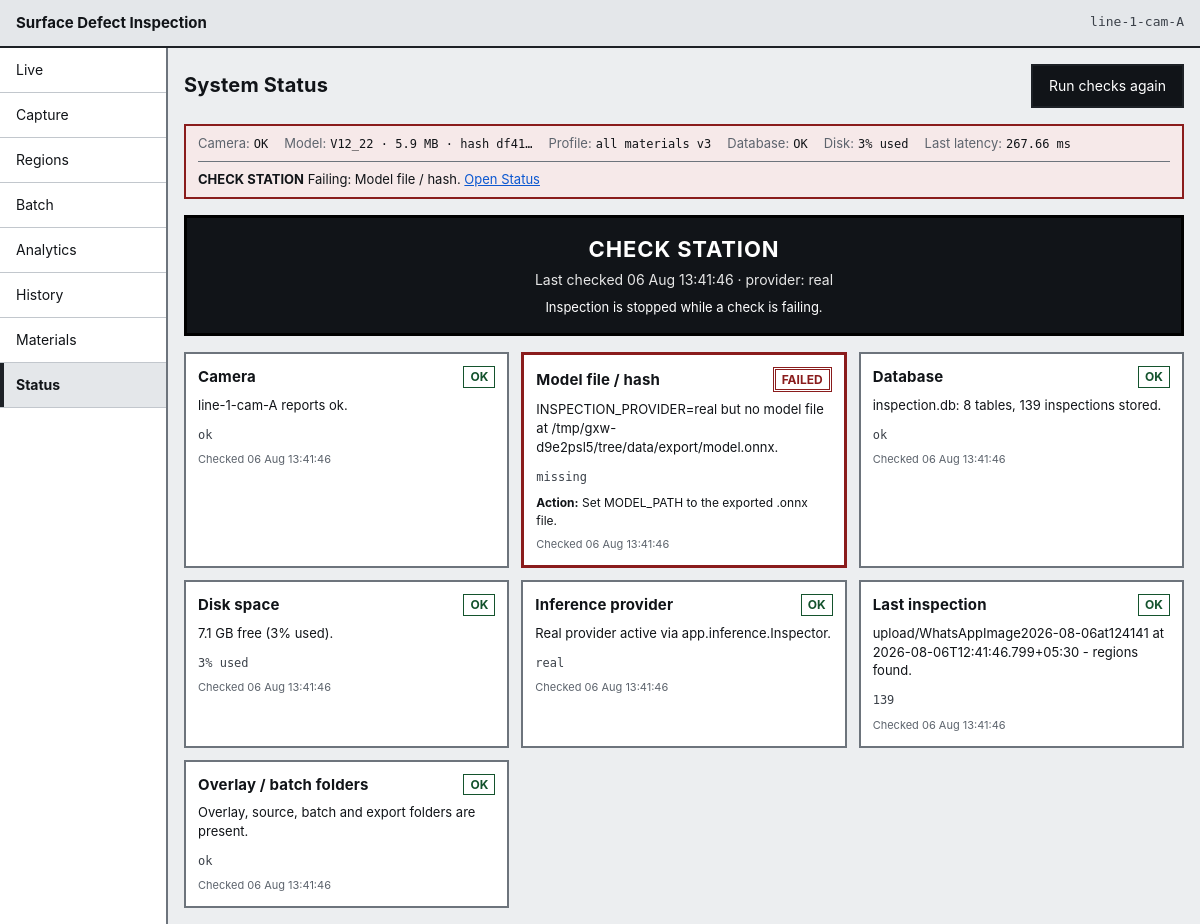
Page /status on the committed database.
### tables this page shows
CREATE TABLE station (
    station_id    INTEGER PRIMARY KEY AUTOINCREMENT,
    station_code  TEXT NOT NULL UNIQUE,
    line_code     TEXT NOT NULL,
    mm_per_pixel  REAL,               -- NULL until the station is calibrated
    camera_status TEXT NOT NULL DEFAULT 'ok',
    created_at    TEXT NOT NULL
);

CREATE TABLE model_version (
    model_version_id INTEGER PRIMARY KEY AUTOINCREMENT,
    file_name        TEXT NOT NULL,
    version          TEXT NOT NULL,
    artefact_sha256  TEXT NOT NULL UNIQUE,
    parameter_count  INTEGER,
    size_mb          REAL,
    precision        TEXT,
    latency_ms       REAL,
    created_at       TEXT NOT NULL,
    is_active        INTEGER NOT NULL DEFAULT 0 CHECK (is_active IN (0, 1))
);

CREATE TABLE inspection (
    inspection_id      INTEGER PRIMARY KEY AUTOINCREMENT,
    station_id         INTEGER NOT NULL REFERENCES station (station_id),
    profile_id         INTEGER NOT NULL REFERENCES profile (profile_id),
    model_version_id   INTEGER NOT NULL REFERENCES model_version (model_version_id),
    material_id        INTEGER REFERENCES material (material_id),
    batch_run_id       INTEGER REFERENCES batch_run (batch_run_id),
    image_sha256       TEXT,
    product_id         TEXT,
    captured_at        TEXT NOT NULL,
    processed_at       TEXT NOT NULL,
    status             TEXT NOT NULL CHECK (status IN (
                           'regions_found', 'clean',
                           'acquisition_failure', 'processing_failure')),
    region_count       INTEGER NOT NULL DEFAULT 0,
    latency_ms         REAL,
    source_image_path  TEXT,
    overlay_image_path TEXT,
    error_code         TEXT,
    error_message      TEXT
);

### app/routes/pages.py (the view)
@router.get("/status", response_class=HTMLResponse)
def status_page(
    request: Request,
    conn: sqlite3.Connection = Depends(get_db),
    settings: Settings = Depends(settings_dep),
) -> HTMLResponse:
    context = _base_context(request, conn, settings, "status")
    context.update({"status": status_service.run_checks(conn, settings)})
    return _templates(request).TemplateResponse(request, "status.html", context)

### app/templates/status.html (shortened to what this page needs)
{% extends "base.html" %}
{% block heading %}System Status{% endblock %}
{% block header_extra %}
<form method="post" action="/api/status/check" id="recheck-form">
  <button type="submit" class="button button--primary" id="run-checks">Run checks again</button>
</form>
{% endblock %}
{% block content %}
<div class="banner banner--{{ 'clean' if status.overall == 'ok' else ('check_station' if status.overall == 'failed' else 'could_not_process') }}" role="status">
  <p class="banner__headline">{{ status.overall_label }}</p>
  <p class="banner__detail">Last checked {{ status.checked_at|short_time }} &middot; provider: {{ status.provider }}</p>
  {% if status.blocks_inspection %}
  <p class="banner__reason">Inspection is stopped while a check is failing.</p>
  {% endif %}
</div>
<section class="status-grid" aria-label="Checks" id="status-grid">
  {% for check in status.checks %}
  <article class="check check--{{ check.state }}">
    <header class="check__header">
      <h2 class="check__title">{{ check.label }}</h2>
      <span class="status status--check-{{ check.state }}">{{ check.state_label }}</span>
    </header>
    <p class="check__detail">{{ check.detail }}</p>
    {% if check.value %}<p class="check__value mono">{{ check.value }}</p>{% endif %}
    {% if check.action %}<p class="check__action"><strong>Action:</strong> {{ check.action }}</p>{% endif %}
    <p class="check__time">Checked {{ check.checked_at|short_time }}</p>
  </article>
  {% endfor %}
</section>
{% endblock %}

### app/templates/base.html (shortened to what this page needs)
<!DOCTYPE html>
<html lang="en">
<head>
  <link rel="stylesheet" href="/static/css/base.css">
  <link rel="stylesheet" href="/static/css/layout.css">
  <link rel="stylesheet" href="/static/css/components.css">
  <link rel="stylesheet" href="/static/css/responsive.css">
</head>
<body data-screen="{{ active }}">
  <header class="app-bar">
    <span class="app-bar__title">{{ app_title }}</span>
    <span class="app-bar__station" title="Station">{{ station }}</span>
  </header>
  <div class="shell">
    {% include "partials/navigation.html" %}
    <main id="main" class="main" tabindex="-1">
      <div class="page-header">
        <h1 class="page-header__title">{% block heading %}{% endblock %}</h1>
        <div class="page-header__extra">{% block header_extra %}{% endblock %}</div>
      </div>
      {% if health is defined %}{% include "partials/health_strip.html" %}{% endif %}
      {% block content %}{% endblock %}
    </main>
  </div>
</body>
</html>

### app/templates/partials/health_strip.html (shortened to what this page needs)
<section class="strip strip--{{ health.overall }}" aria-label="Station health">
  <ul class="strip__items">
    <li class="strip__item">
      <span class="strip__key">Camera</span>
      <span class="strip__value">{{ health.camera.state_label }}</span>
    </li>
    <li class="strip__item">
      <span class="strip__key">Model</span>
      <span class="strip__value">{{ health.model_version }}{% if health.model_size_mb %} &middot; {{ health.model_size_mb }} MB{% endif %} &middot; hash {{ health.model_sha_short }}</span>
    </li>
    <li class="strip__item">
      <span class="strip__key">Profile</span>
      <span class="strip__value">{{ health.profile_label }}{% if health.profile_version %} v{{ health.profile_version }}{% endif %}</span>
    </li>
    <li class="strip__item">
      <span class="strip__key">Database</span>
      <span class="strip__value">{{ health.database.state_label }}</span>
    </li>
    <li class="strip__item">
      <span class="strip__key">Disk</span>
      <span class="strip__value">{{ health.disk_value or health.disk.state_label }}</span>
    </li>
    <li class="strip__item">
      <span class="strip__key">Last latency</span>
      <span class="strip__value">{% if health.latency_ms %}{{ health.latency_ms }} ms{% else %}&mdash;{% endif %}</span>
    </li>
  </ul>
  {% if health.overall != "ok" %}
  <p class="strip__alert">
    <strong>{{ health.overall_label }}</strong>
    {% if health.failing %}Failing: {{ health.failing|join(", ") }}.{% endif %}
    <a href="/status">Open Status</a>
  </p>
  {% endif %}
</section>

### app/static/css/base.css (style rules this page uses)
:root { --ink: #111418; --ink-2: #3b4149; --ink-3: #5d646d; --paper: #ffffff; --bg: #eceef0; --panel-head: #e4e7ea; --line: #6d747c; --line-soft: #c2c7cd; --line-hard: #1d2126; --crack: #c62828; --scratch: #1565c0; --alert: #8a1c1c; --alert-bg: #f6e9e9; --warn: #6b4c00; --warn-bg: #f7f0dc; --ok: #14532d; --ok-bg: #e9f1ea; --focus: #0b57d0; --sp-1: 4px; --sp-2: 8px; --sp-3: 12px; --sp-4: 16px; --sp-5: 24px; --sp-6: 32px; --touch: 44px; --font: -apple-system, BlinkMacSystemFont, "Segoe UI", Roboto, "Helvetica Neue", Arial, sans-serif; --mono: ui-monospace, "DejaVu Sans Mono", "SFMono-Regular", Menlo, Consolas, monospace; }
*, *::before, *::after { box-sizing: border-box; }
html { -webkit-text-size-adjust: 100%; }
body { margin: 0; background: var(--bg); color: var(--ink); font-family: var(--font); font-size: 15px; line-height: 1.45; }
h1, h2, h3 { margin: 0; font-weight: 700; letter-spacing: 0.01em; }
h1 { font-size: 20px; }
h2 { font-size: 15px; }
p { margin: 0 0 var(--sp-3); }
p:last-child { margin-bottom: 0; }
a { color: var(--focus); }
code, .mono { font-family: var(--mono); font-size: 0.92em; }

### app/static/css/layout.css (style rules this page uses)
.app-bar { display: flex; justify-content: space-between; align-items: center; gap: var(--sp-3); background: var(--panel-head); border-bottom: 2px solid var(--line-hard); padding: var(--sp-3) var(--sp-4); }
.app-bar__title { font-weight: 700; font-size: 15px; }
.app-bar__station { font-family: var(--mono); font-size: 13px; color: var(--ink-2); }
.shell { display: grid; grid-template-columns: 168px minmax(0, 1fr); align-items: start; min-height: calc(100vh - 49px); }
.main { padding: var(--sp-4); min-width: 0; display: flex; flex-direction: column; gap: var(--sp-4); }
.page-header { display: flex; flex-wrap: wrap; gap: var(--sp-3); justify-content: space-between; align-items: center; }
.page-header__extra { display: flex; gap: var(--sp-2); align-items: center; flex-wrap: wrap; }
.status-grid { display: grid; grid-template-columns: repeat(auto-fit, minmax(280px, 1fr)); gap: var(--sp-3); }

### app/static/css/components.css (style rules this page uses)
.strip { background: var(--paper); border: 2px solid var(--line); padding: var(--sp-2) var(--sp-3); font-size: 13px; }
.strip--failed { border-color: var(--alert); background: var(--alert-bg); }
.strip__items { list-style: none; margin: 0; padding: 0; display: flex; flex-wrap: wrap; gap: var(--sp-2) var(--sp-4); }
.strip__item { display: flex; gap: var(--sp-1); align-items: baseline; }
.strip__key { color: var(--ink-3); }
.strip__key::after { content: ":"; }
.strip__value { font-family: var(--mono); font-size: 12px; }
.strip__alert { margin: var(--sp-2) 0 0; padding-top: var(--sp-2); border-top: 1px solid var(--line); }
.banner { border: 3px solid var(--line-hard); padding: var(--sp-4); text-align: center; background: var(--paper); }
.banner__headline { font-size: 22px; font-weight: 700; letter-spacing: 0.04em; margin: 0; }
.banner__detail { margin: var(--sp-1) 0 0; font-size: 14px; color: var(--ink-2); }
.banner__reason { margin: var(--sp-2) 0 0; font-size: 13px; }
.banner--check_station { background: var(--ink); color: #fff; border-color: #000; }
.banner--check_station .banner__detail { color: #e6e6e6; }
.status { display: inline-block; padding: 1px 6px; border: 1px solid var(--line); background: var(--paper); font-size: 12px; white-space: nowrap; }
.status--check-ok { border-color: var(--ok); color: var(--ok); font-weight: 700; }
.status--check-failed { border-color: var(--alert); color: var(--alert); border-style: double; border-width: 3px; font-weight: 700; }
.button { display: inline-flex; align-items: center; justify-content: center; min-height: var(--touch); padding: 0 var(--sp-4); border: 2px solid var(--line-hard); background: var(--paper); color: var(--ink); font: inherit; font-size: 14px; text-decoration: none; cursor: pointer; }
.button--primary { background: var(--ink); color: #fff; }
.check { background: var(--paper); border: 2px solid var(--line); padding: var(--sp-3); }
.check--failed { border-color: var(--alert); border-width: 3px; }
.check__header { display: flex; justify-content: space-between; align-items: center; gap: var(--sp-2); margin-bottom: var(--sp-2); }
.check__detail { font-size: 13px; }
.check__value { font-size: 12px; color: var(--ink-2); margin: var(--sp-1) 0 0; }
.check__action { font-size: 12px; margin: var(--sp-2) 0 0; }
.check__time { font-size: 11px; color: var(--ink-3); margin: var(--sp-2) 0 0; }

### rows in the picture
station: station_code "line-1-cam-A", label "Camera", state_label "OK", detail "line-1-cam-A reports ok.", value "ok", checked_at|short_time "06 Aug 13:41:46"
model_version: model_version "V12_22", model_size_mb "5.9"
inspection: latency_ms "267.66"

### other values in the picture
{{ app_title }} "Surface Defect Inspection"
{{ item.label }} "Live" "Capture" "Regions" "Batch" "Analytics" "History" "Materials" "Status"
{{ health.camera.state_label }} "OK"
{{ health.model_sha_short }} "df41…"
{{ health.profile_label }} "all materials"
{{ health.profile_version }} "3"
{{ health.database.state_label }} "OK"
{{ health.disk_value or health.disk.state_label }} "3% used"
{{ health.overall_label }} "CHECK STATION"
{{ health.failing|join(", ") }} "Model file / hash"
{{ status.overall_label }} "CHECK STATION"
{{ status.checked_at|short_time }} "06 Aug 13:41:46"
{{ status.provider }} "real"
{{ check.label }} "Model file / hash" "Database" "Disk space" "Inference provider" "Last inspection" "Overlay / batch folders"
{{ check.state_label }} "FAILED" "OK" "OK" "OK" "OK" "OK"
